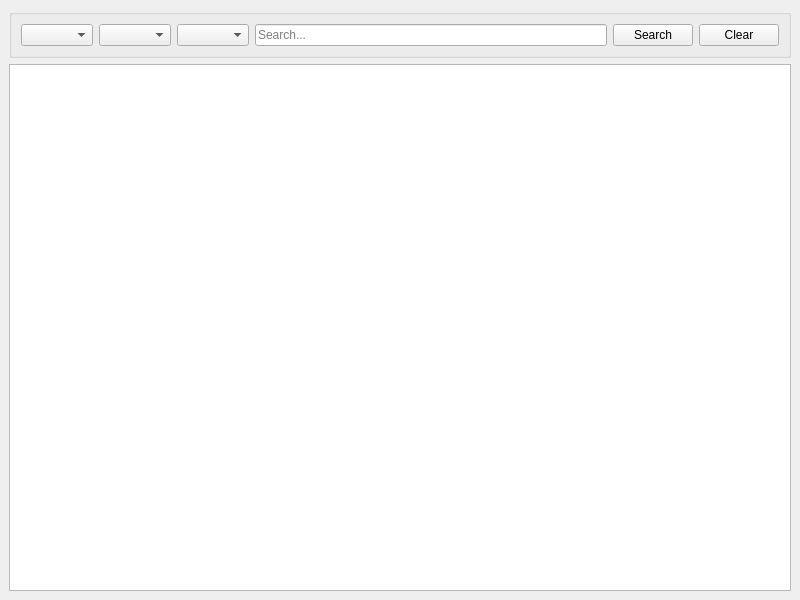
<?xml version="1.0" encoding="UTF-8"?>
<ui version="4.0">
 <class>MainWindow</class>
 <widget class="QMainWindow" name="MainWindow">
  <property name="geometry">
   <rect>
    <x>0</x>
    <y>0</y>
    <width>800</width>
    <height>600</height>
   </rect>
  </property>
  <property name="windowTitle">
   <string>MainWindow</string>
  </property>
  <widget class="QWidget" name="centralwidget">
   <layout class="QVBoxLayout" name="verticalLayout">
    <item>
     <widget class="QGroupBox" name="groupBox">
      <property name="title">
       <string/>
      </property>
      <layout class="QHBoxLayout" name="horizontalLayout">
       <item>
        <widget class="QComboBox" name="stateFilterBox">
         <property name="placeholderText">
          <string>State</string>
         </property>
        </widget>
       </item>
       <item>
        <widget class="QComboBox" name="dateFilterBox">
         <property name="placeholderText">
          <string>Date</string>
         </property>
        </widget>
       </item>
       <item>
        <widget class="QComboBox" name="nameFilterBox">
         <property name="placeholderText">
          <string>A-z</string>
         </property>
        </widget>
       </item>
       <item>
        <widget class="QLineEdit" name="searchBar">
         <property name="text">
          <string/>
         </property>
         <property name="placeholderText">
          <string>Search...</string>
         </property>
        </widget>
       </item>
       <item>
        <widget class="QPushButton" name="searchButton">
         <property name="text">
          <string>Search</string>
         </property>
        </widget>
       </item>
       <item>
        <widget class="QPushButton" name="clearButton">
         <property name="text">
          <string>Clear</string>
         </property>
        </widget>
       </item>
      </layout>
     </widget>
    </item>
    <item>
     <widget class="QTableView" name="tasksTableView">
      <property name="contextMenuPolicy">
       <enum>Qt::CustomContextMenu</enum>
      </property>
     </widget>
    </item>
   </layout>
  </widget>
 </widget>
 <resources/>
 <connections/>
</ui>
